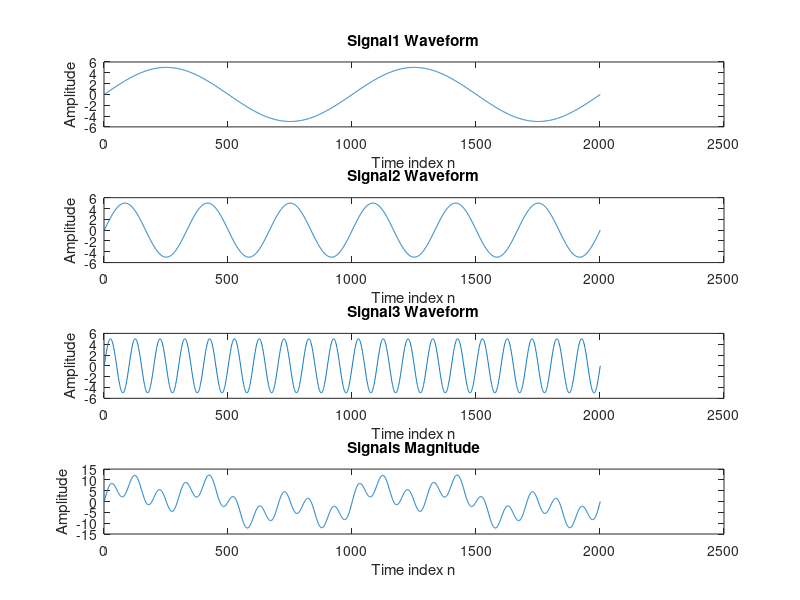

MATLAB code for this plot: (Note: this script raises an error after producing the figure.)
clc
clear
f1 = 100e3;    %First Wave frequency  = 100 khz 
f2 = 300e3;    %Second Wave frequency = 300 khz 
f3 = 1e6;      %Third Wave frequency  = 1   Mhz 

fs = 100e6;    %Sampling frequency    = 100 Mhz
ts = 1/fs;     %Sampling Period "time for single sample"

fmin = min([f1, f2, f3]); %Minimum Frequency
tmax = 1/fmin;            %Maximum Period

ts_max = 2 * tmax; %Maximum Sampling time = 2 cycles of the slowest signal

t = 0 : ts : ts_max;

signal1 = 5 * sin(2*pi*f1*t);
signal2 = 5 * sin(2*pi*f2*t);
signal3 = 5 * sin(2*pi*f3*t);

sum = signal1 + signal2 + signal3;

%Display the Waveforms
subplot(4,1,1),plot(signal1);
xlabel('Time index n');
ylabel('Amplitude');
title('Signal1 Waveform'); 
subplot(4,1,2),plot(signal2);
xlabel('Time index n');
ylabel('Amplitude');
title('Signal2 Waveform'); 
subplot(4,1,3),plot(signal3);
xlabel('Time index n');
ylabel('Amplitude');
title('Signal3 Waveform'); 
subplot(4,1,4),plot(sum);
xlabel('Time index n');
ylabel('Amplitude');
title('Signals Magnitude'); 

%Convert Samples to signed Binary
value = sum'; 
singed = 1;
total_width = 16;
fraction_width = 12;
fixed_point = fi(value,singed,total_width,fraction_width);
fixed_2_bin = fixed_point.bin;
%pointIndex = fixed_point.WordLength - fixed_point.FractionLength;
%str1 = fixed_2_bin(1:pointIndex);
%str2 = fixed_2_bin(pointIndex+1:end);
%fprintf('%s_%s\n', str1, str2);

%Write ouputs to a file in binary
mem = fopen('mem.txt','wt');
if mem > 0
for i = 1:size(fixed_2_bin)
fprintf(mem,'%s\n', fixed_2_bin(i,:));
end
fclose(mem);
end

%Write ouputs to a file in decimal
memdec = fopen('decimal.txt','wt');
if memdec > 0
for i = 1:size(sum)
fprintf(memdec,'%s\n', sum(i,:));
end
fclose(memdec);
end

